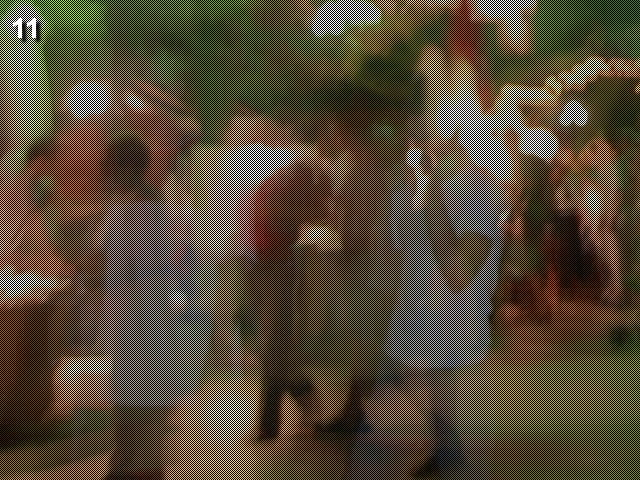
#> input picture pythonchallenge/misc/cave.jpg, 640 x 480 px, found by its file name
$ python pych11.py
#> lines starting #> are read from the running program, lines starting #| are printed output that depends on the picture
import cv2

a=cv2.imread(r'C:\users\team2\desktop\pych\cave.jpg')
#> a is the input picture: shape (480, 640, 3); mean B, G, R 57.3, 73.7, 85.8
cv2.imshow('ok',a)
cv2.waitKey(0)
cv2.destroyAllWindows()

for i in range(len(a)):
        for j in range(len(a[0])):

                for k in [0,1,2]:
                        if (i+j)%2:
                                a[i][j][k]=0
                        else:
                                a[i][j][k]*=10#in retrospect:D just used stegsolve originally:(
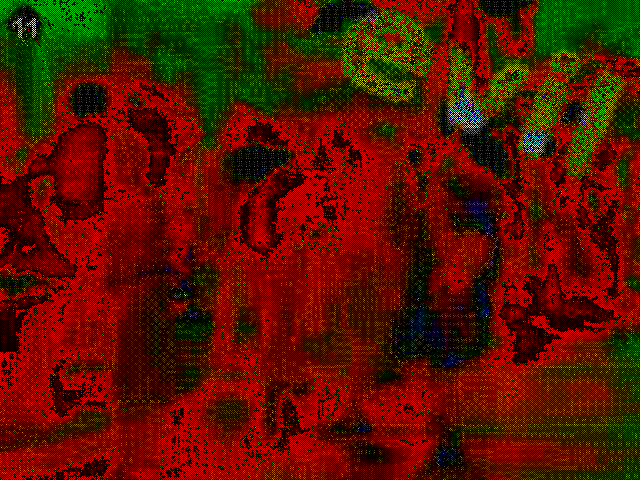
#> a: shape (480, 640, 3); mean B, G, R 1.2, 17.6, 54.9

cv2.imshow('ok',a)
cv2.waitKey(0)
cv2.destroyAllWindows()

$ run again, with pythonchallenge/misc/20.jpg copied over pythonchallenge/misc/cave.jpg
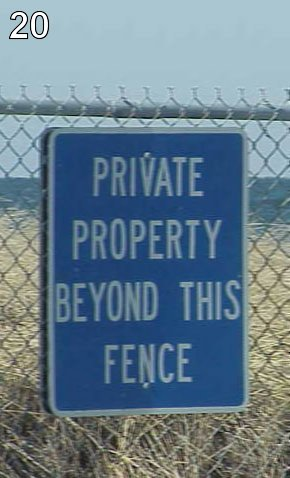
#> input picture pythonchallenge/misc/20.jpg, 290 x 478 px, found by its file name
#> a is the input picture: shape (478, 290, 3); mean B, G, R 140.5, 125.9, 103.8
#> after the loop `for i in range(len(a)):`:
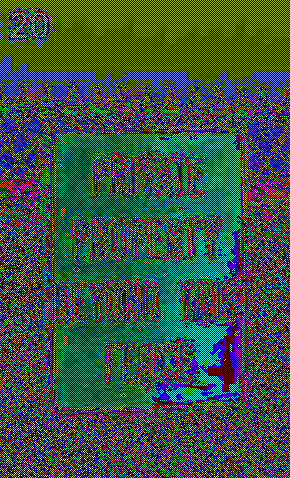
#> a: shape (478, 290, 3); mean B, G, R 58.9, 69.8, 57.9

$ run again, with pythonchallenge/misc/balloons.jpg copied over pythonchallenge/misc/cave.jpg
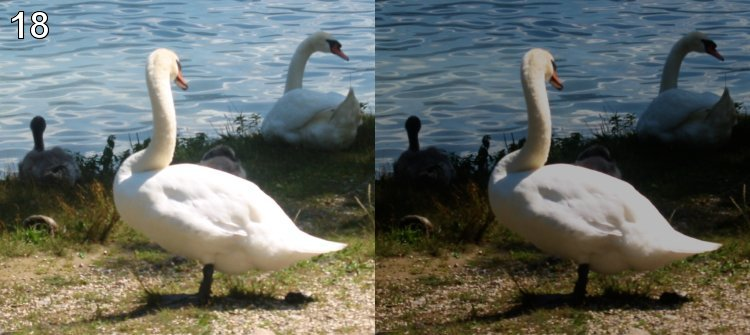
#> input picture pythonchallenge/misc/balloons.jpg, 750 x 335 px, found by its file name
#> a is the input picture: shape (335, 750, 3); mean B, G, R 99.9, 105.4, 100.5
#> after the loop `for i in range(len(a)):`:
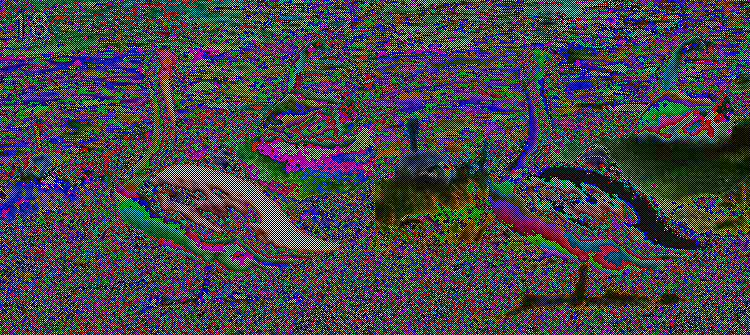
#> a: shape (335, 750, 3); mean B, G, R 62.5, 63, 62.1

$ run again, with pythonchallenge/misc/evil1.jpg copied over pythonchallenge/misc/cave.jpg
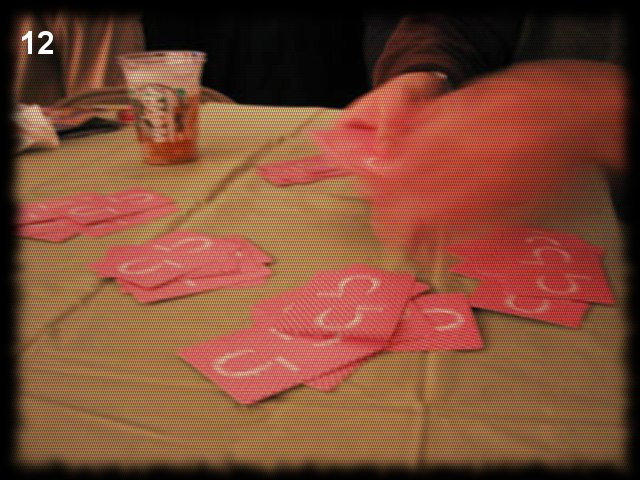
#> input picture pythonchallenge/misc/evil1.jpg, 640 x 480 px, found by its file name
#> a is the input picture: shape (480, 640, 3); mean B, G, R 53.1, 74.5, 125.2
#> after the loop `for i in range(len(a)):`:
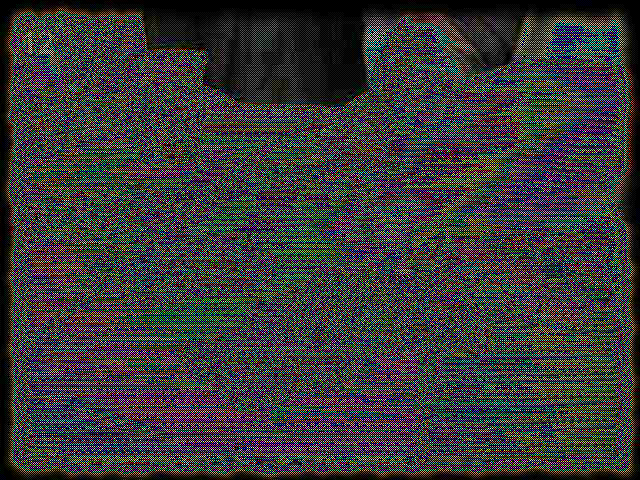
#> a: shape (480, 640, 3); mean B, G, R 58, 57.1, 58.2
